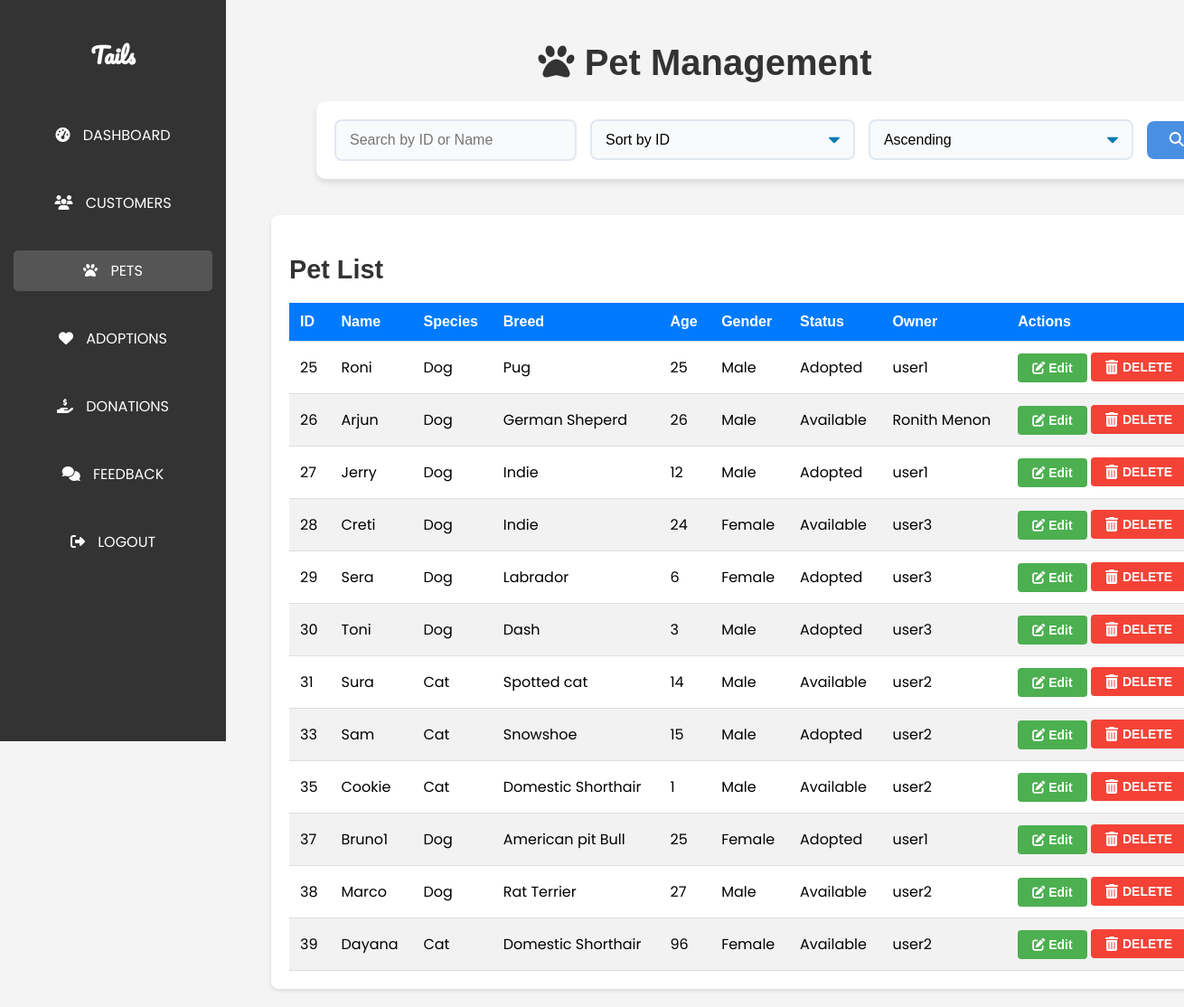
The page /miniproject/admin/pets.php (signed in) on the database its author committed.
### tables this page shows
CREATE TABLE `pets` (
  `PetID` int(11) NOT NULL,
  `Name` varchar(100) NOT NULL,
  `Species` varchar(50) NOT NULL,
  `Breed` varchar(50) DEFAULT NULL,
  `Age` smallint(6) DEFAULT NULL,
  `Gender` enum('Male','Female') DEFAULT NULL,
  `Description` text DEFAULT NULL,
  `Status` enum('Available','Adopted') DEFAULT 'Available',
  `ImageURL` varchar(255) DEFAULT NULL,
  `CustomerID` int(11) DEFAULT NULL,
  `CreatedAt` timestamp NOT NULL DEFAULT current_timestamp()
);

CREATE TABLE `customers` (
  `CustomerID` int(11) NOT NULL,
  `Name` varchar(100) NOT NULL,
  `Email` varchar(100) NOT NULL,
  `Password` varchar(255) NOT NULL,
  `Phone` varchar(15) DEFAULT NULL,
  `Address` varchar(255) DEFAULT NULL,
  `UserType` enum('Customer','Admin') DEFAULT 'Customer',
  `CreatedAt` timestamp NOT NULL DEFAULT current_timestamp()
);

### miniproject/admin/pets.php (the view, shortened to what this page needs)
<?php
require_once '../config/connection.php';
$search = isset($_GET['search']) ? $conn->real_escape_string($_GET['search']) : '';
$sort_by = isset($_GET['sort_by']) ? $conn->real_escape_string($_GET['sort_by']) : 'PetID';
$sort_order = isset($_GET['sort_order']) ? $conn->real_escape_string($_GET['sort_order']) : 'ASC';
$where = '';
$pets = [];
$query = "SELECT p.PetID, p.Name, p.Species, p.Breed, p.Age, p.Gender, p.Status, c.Name as OwnerName
          FROM pets p
          LEFT JOIN customers c ON p.CustomerID = c.CustomerID
          $where
          ORDER BY $sort_by $sort_order";
$result = $conn->query($query);
if ($result) {
    while ($row = $result->fetch_assoc()) {
        $pets[] = $row;
    }
} else {
    echo "Error: " . $conn->error;
}
?>
<!DOCTYPE html>
<html lang="en">
<head>
    <link rel="stylesheet" href="admin.css">
</head>
<body>
    <div class="container">
        <nav class="sidebar">
            <h2>Tails</h2>
            <ul>
                <li><a href="index.php"><i class="fas fa-tachometer-alt"></i> Dashboard</a></li>
                <li><a href="customers.php"><i class="fas fa-users"></i> Customers</a></li>
                <li><a href="pets.php" class="active"><i class="fas fa-paw"></i> Pets</a></li>
                <li><a href="adoptions.php"><i class="fas fa-heart"></i> Adoptions</a></li>
                <li><a href="view_donations.php" ><i class="fas fa-hand-holding-usd"></i> Donations</a></li>
                <li><a href="feedback.php"><i class="fas fa-comments"></i> Feedback</a></li>
                <li><a href="?logout=1"><i class="fas fa-sign-out-alt"></i> Logout</a></li>
            </ul>
        </nav>
        <div class="content">
            <h1><i class="fas fa-paw"></i> Pet Management</h1>
            <div class="search-sort-container">
                <form action="" method="GET" class="search-form">
                    <div class="sort-controls">
                        <input type="text" name="search" placeholder="Search by ID or Name" value="<?php echo htmlspecialchars($search); ?>">
                        <select name="sort_by">
                            <option value="PetID" <?php echo $sort_by == 'PetID' ? 'selected' : ''; ?>>Sort by ID</option>
                        </select>
                        <select name="sort_order">
                            <option value="ASC" <?php echo $sort_order == 'ASC' ? 'selected' : ''; ?>>Ascending</option>
                        </select>
                        <button type="submit"><i class="fas fa-search"></i> Search</button>
                    </div>
                </form>
            </div>
            <div class="table-section">
                <h2>Pet List</h2>
                <table>
                    <thead>
                        <tr>
                            <th>ID</th>
                            <th>Name</th>
                            <th>Species</th>
                            <th>Breed</th>
                            <th>Age</th>
                            <th>Gender</th>
                            <th>Status</th>
                            <th>Owner</th>
                            <th>Actions</th>
                        </tr>
                    </thead>
                    <tbody>
                        <?php foreach ($pets as $pet): ?>
                        <tr data-id="<?php echo $pet['PetID']; ?>">
                            <td><?php echo htmlspecialchars($pet['PetID']); ?></td>
                            <td><?php echo htmlspecialchars($pet['Name']); ?></td>
                            <td><?php echo htmlspecialchars($pet['Species']); ?></td>
                            <td><?php echo htmlspecialchars($pet['Breed']); ?></td>
                            <td><?php echo htmlspecialchars($pet['Age']); ?></td>
                            <td><?php echo htmlspecialchars($pet['Gender']); ?></td>
                            <td><?php echo htmlspecialchars($pet['Status']); ?></td>
                            <td><?php echo htmlspecialchars($pet['OwnerName'] ?? 'Not Adopted'); ?></td>
                            <td>
                                <button class="btn-edit" data-id="<?php echo $pet['PetID']; ?>">
                                    <i class="fas fa-edit"></i> Edit
                                </button>
                                <form method="POST" style="display:inline;" onsubmit="return confirm('Are you sure you want to delete this pet?');">
                                    <button type="submit" name="delete_pet" class="btn-delete">
                                        <i class="fas fa-trash-alt"></i> Delete
                                    </button>
                                </form>
                            </td>
                        </tr>
                        <?php endforeach; ?>
                    </tbody>
                </table>
            </div>
        </div>
    </div>
</body>
</html>

### miniproject/admin/admin.css (style rules this page uses)
body { font-family: "Poppins", sans-serif; margin: 0; padding: 0; display: flex; background-color: #f4f4f4; }
.sidebar { width: 250px; background: #333; color: #fff; padding-top: 20px; height: 100vh; position: fixed; overflow-y: auto; }
.sidebar h2 { text-align: center; margin-bottom: 30px; font-family: "Pacifico", cursive; }
.sidebar ul { list-style: none; padding: 0; }
.sidebar ul li { padding: 15px; text-align: center; }
.sidebar ul li a { color: #fff; text-decoration: none; display: block; text-transform: uppercase; padding: 10px; border-radius: 5px; transition: color 0.3s, background 0.3s; }
.sidebar ul li a:hover, .sidebar ul li a.active { background: #555; color: #fff; }
.sidebar ul li a i { margin-right: 10px; }
.content { flex: 1; margin-left: 250px; padding: 20px; display: flex; flex-direction: column; align-items: center; justify-content: flex-start; min-height: 100vh; }
.content h1 { margin-bottom: 20px; color: #333; width: 100%; text-align: center; font-family: "Montserrat", sans-serif; font-weight: 700; font-size: 2.5rem; }
.search-sort-container { background-color: #ffffff; padding: 20px; border-radius: 10px; box-shadow: 0 4px 6px rgba(0, 0, 0, 0.1); margin-bottom: 20px; width: 100%; max-width: 1200px; margin-left: 200px; }
.sort-controls { display: flex; align-items: center; gap: 15px; flex-wrap: wrap; }
.sort-controls input[type="text"], .sort-controls select { flex: 1; min-width: 200px; padding: 12px 15px; border: 2px solid #e2e8f0; border-radius: 8px; font-size: 16px; transition: all 0.3s ease; background-color: #f8fafc; }
.sort-controls select { appearance: none; background-repeat: no-repeat; background-position: right 15px top 50%; background-size: 12px auto; padding-right: 40px; }
.sort-controls button { padding: 12px 25px; background-color: #4a90e2; color: white; border: none; border-radius: 8px; font-size: 16px; cursor: pointer; transition: all 0.3s ease; flex-shrink: 0; }
.table-section { background-color: #fff; border-radius: 8px; box-shadow: 0 2px 4px rgba(0, 0, 0, 0.1); padding: 20px; margin-top: 20px; width: 100%; max-width: 1200px; margin-left: 100px; }
.table-section h2 { margin-bottom: 15px; color: #333; font-family: "Montserrat", sans-serif; font-weight: 600; font-size: 1.8rem; }
table { width: 100%; border-collapse: collapse; margin-top: 20px; }
th, td { padding: 12px; text-align: left; border-bottom: 1px solid #ddd; }
th { background-color: #007bff; color: white; font-weight: bold; font-family: "Montserrat", sans-serif; }
tr:nth-child(even) { background-color: #f2f2f2; }
.btn-view, .btn-delete, .btn-edit { padding: 8px 16px; border: none; border-radius: 4px; cursor: pointer; font-size: 14px; transition: all 0.3s ease; font-weight: 600; }
.btn-view, .btn-edit { background-color: #4caf50; color: white; }
.btn-delete { background-color: #f44336; color: white; }
.btn-approve, .btn-reject, .btn-delete { padding: 8px 16px; border: none; border-radius: 4px; cursor: pointer; font-size: 14px; font-weight: 600; text-transform: uppercase; transition: all 0.3s ease; margin-right: 5px; display: inline-flex; align-items: center; justify-content: center; }
.btn-approve i, .btn-reject i, .btn-delete i { margin-right: 5px; font-size: 16px; }

### rows shown on the page
pets: PetID "25", Name "Roni", Species "Dog", Breed "Pug", Age "25", Gender "Male", Status "Adopted", CustomerID.Name "user1"
pets: PetID "26", Name "Arjun", Species "Dog", Breed "German Sheperd", Age "26", Gender "Male", Status "Available", CustomerID.Name "Ronith Menon"
pets: PetID "27", Name "Jerry", Species "Dog", Breed "Indie", Age "12", Gender "Male", Status "Adopted", CustomerID.Name "user1"
pets: PetID "28", Name "Creti", Species "Dog", Breed "Indie", Age "24", Gender "Female", Status "Available", CustomerID.Name "user3"
pets: PetID "29", Name "Sera", Species "Dog", Breed "Labrador", Age "6", Gender "Female", Status "Adopted", CustomerID.Name "user3"
pets: PetID "30", Name "Toni", Species "Dog", Breed "Dash", Age "3", Gender "Male", Status "Adopted", CustomerID.Name "user3"
pets: PetID "31", Name "Sura", Species "Cat", Breed "Spotted cat", Age "14", Gender "Male", Status "Available", CustomerID.Name "user2"
pets: PetID "33", Name "Sam", Species "Cat", Breed "Snowshoe", Age "15", Gender "Male", Status "Adopted", CustomerID.Name "user2"
pets: PetID "35", Name "Cookie", Species "Cat", Breed "Domestic Shorthair", Age "1", Gender "Male", Status "Available", CustomerID.Name "user2"
pets: PetID "37", Name "Bruno1", Species "Dog", Breed "American pit Bull", Age "25", Gender "Female", Status "Adopted", CustomerID.Name "user1"
pets: PetID "38", Name "Marco", Species "Dog", Breed "Rat Terrier", Age "27", Gender "Male", Status "Available", CustomerID.Name "user2"
pets: PetID "39", Name "Dayana", Species "Cat", Breed "Domestic Shorthair", Age "96", Gender "Female", Status "Available", CustomerID.Name "user2"
